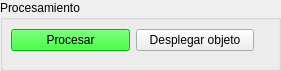
  <widget class="QGroupBox" name="groupBox_2">
   <property name="geometry">
    <rect>
     <x>440</x>
     <y>200</y>
     <width>281</width>
     <height>71</height>
    </rect>
   </property>
   <property name="title">
    <string>Procesamiento</string>
   </property>
   <widget class="QWidget" name="layoutWidget">
    <property name="geometry">
     <rect>
      <x>11</x>
      <y>20</y>
      <width>243</width>
      <height>40</height>
     </rect>
    </property>
    <layout class="QHBoxLayout" name="horizontalLayout">
     <item>
      <widget class="QPushButton" name="Procesar">
       <property name="palette">
        <palette>
         <active>
          <colorrole role="WindowText">
           <brush brushstyle="SolidPattern">
            <color alpha="255">
             <red>0</red>
             <green>0</green>
             <blue>0</blue>
            </color>
           </brush>
          </colorrole>
          <colorrole role="Button">
           <brush brushstyle="SolidPattern">
            <color alpha="255">
             <red>0</red>
             <green>255</green>
             <blue>0</blue>
            </color>
           </brush>
          </colorrole>
          <colorrole role="Light">
           <brush brushstyle="SolidPattern">
            <color alpha="255">
             <red>127</red>
             <green>255</green>
             <blue>127</blue>
            </color>
           </brush>
          </colorrole>
          <colorrole role="Midlight">
           <brush brushstyle="SolidPattern">
            <color alpha="255">
             <red>63</red>
             <green>255</green>
             <blue>63</blue>
            </color>
           </brush>
          </colorrole>
          <colorrole role="Dark">
           <brush brushstyle="SolidPattern">
            <color alpha="255">
             <red>0</red>
             <green>127</green>
             <blue>0</blue>
            </color>
           </brush>
          </colorrole>
          <colorrole role="Mid">
           <brush brushstyle="SolidPattern">
            <color alpha="255">
             <red>0</red>
             <green>170</green>
             <blue>0</blue>
            </color>
           </brush>
          </colorrole>
          <colorrole role="Text">
           <brush brushstyle="SolidPattern">
            <color alpha="255">
             <red>0</red>
             <green>0</green>
             <blue>0</blue>
            </color>
           </brush>
          </colorrole>
          <colorrole role="BrightText">
           <brush brushstyle="SolidPattern">
            <color alpha="255">
             <red>255</red>
             <green>255</green>
             <blue>255</blue>
            </color>
           </brush>
          </colorrole>
          <colorrole role="ButtonText">
           <brush brushstyle="SolidPattern">
            <color alpha="255">
             <red>0</red>
             <green>0</green>
             <blue>0</blue>
            </color>
           </brush>
          </colorrole>
          <colorrole role="Base">
           <brush brushstyle="SolidPattern">
            <color alpha="255">
             <red>255</red>
             <green>255</green>
             <blue>255</blue>
            </color>
           </brush>
          </colorrole>
          <colorrole role="Window">
           <brush brushstyle="SolidPattern">
            <color alpha="255">
             <red>0</red>
             <green>255</green>
             <blue>0</blue>
            </color>
           </brush>
          </colorrole>
          <colorrole role="Shadow">
           <brush brushstyle="SolidPattern">
            <color alpha="255">
             <red>0</red>
             <green>0</green>
             <blue>0</blue>
            </color>
           </brush>
          </colorrole>
          <colorrole role="AlternateBase">
           <brush brushstyle="SolidPattern">
            <color alpha="255">
             <red>127</red>
             <green>255</green>
             <blue>127</blue>
            </color>
           </brush>
          </colorrole>
          <colorrole role="ToolTipBase">
           <brush brushstyle="SolidPattern">
            <color alpha="255">
             <red>255</red>
             <green>255</green>
             <blue>220</blue>
            </color>
           </brush>
          </colorrole>
          <colorrole role="ToolTipText">
           <brush brushstyle="SolidPattern">
            <color alpha="255">
             <red>0</red>
             <green>0</green>
             <blue>0</blue>
            </color>
           </brush>
          </colorrole>
         </active>
         <inactive>
          <colorrole role="WindowText">
           <brush brushstyle="SolidPattern">
            <color alpha="255">
             <red>0</red>
             <green>0</green>
             <blue>0</blue>
            </color>
           </brush>
          </colorrole>
          <colorrole role="Button">
           <brush brushstyle="SolidPattern">
            <color alpha="255">
             <red>0</red>
             <green>255</green>
             <blue>0</blue>
            </color>
           </brush>
          </colorrole>
          <colorrole role="Light">
           <brush brushstyle="SolidPattern">
            <color alpha="255">
             <red>127</red>
             <green>255</green>
             <blue>127</blue>
            </color>
           </brush>
          </colorrole>
          <colorrole role="Midlight">
           <brush brushstyle="SolidPattern">
            <color alpha="255">
             <red>63</red>
             <green>255</green>
             <blue>63</blue>
            </color>
           </brush>
          </colorrole>
          <colorrole role="Dark">
           <brush brushstyle="SolidPattern">
            <color alpha="255">
             <red>0</red>
             <green>127</green>
             <blue>0</blue>
            </color>
           </brush>
          </colorrole>
          <colorrole role="Mid">
           <brush brushstyle="SolidPattern">
            <color alpha="255">
             <red>0</red>
             <green>170</green>
             <blue>0</blue>
            </color>
           </brush>
          </colorrole>
          <colorrole role="Text">
           <brush brushstyle="SolidPattern">
            <color alpha="255">
             <red>0</red>
             <green>0</green>
             <blue>0</blue>
            </color>
           </brush>
          </colorrole>
          <colorrole role="BrightText">
           <brush brushstyle="SolidPattern">
            <color alpha="255">
             <red>255</red>
             <green>255</green>
             <blue>255</blue>
            </color>
           </brush>
          </colorrole>
          <colorrole role="ButtonText">
           <brush brushstyle="SolidPattern">
            <color alpha="255">
             <red>0</red>
             <green>0</green>
             <blue>0</blue>
            </color>
           </brush>
          </colorrole>
          <colorrole role="Base">
           <brush brushstyle="SolidPattern">
            <color alpha="255">
             <red>255</red>
             <green>255</green>
             <blue>255</blue>
            </color>
           </brush>
          </colorrole>
          <colorrole role="Window">
           <brush brushstyle="SolidPattern">
            <color alpha="255">
             <red>0</red>
             <green>255</green>
             <blue>0</blue>
            </color>
           </brush>
          </colorrole>
          <colorrole role="Shadow">
           <brush brushstyle="SolidPattern">
            <color alpha="255">
             <red>0</red>
             <green>0</green>
             <blue>0</blue>
            </color>
           </brush>
          </colorrole>
          <colorrole role="AlternateBase">
           <brush brushstyle="SolidPattern">
            <color alpha="255">
             <red>127</red>
             <green>255</green>
             <blue>127</blue>
            </color>
           </brush>
          </colorrole>
          <colorrole role="ToolTipBase">
           <brush brushstyle="SolidPattern">
            <color alpha="255">
             <red>255</red>
             <green>255</green>
             <blue>220</blue>
            </color>
           </brush>
          </colorrole>
          <colorrole role="ToolTipText">
           <brush brushstyle="SolidPattern">
            <color alpha="255">
             <red>0</red>
             <green>0</green>
             <blue>0</blue>
            </color>
           </brush>
          </colorrole>
         </inactive>
         <disabled>
          <colorrole role="WindowText">
           <brush brushstyle="SolidPattern">
            <color alpha="255">
             <red>0</red>
             <green>127</green>
             <blue>0</blue>
            </color>
           </brush>
          </colorrole>
          <colorrole role="Button">
           <brush brushstyle="SolidPattern">
            <color alpha="255">
             <red>0</red>
             <green>255</green>
             <blue>0</blue>
            </color>
           </brush>
          </colorrole>
          <colorrole role="Light">
           <brush brushstyle="SolidPattern">
            <color alpha="255">
             <red>127</red>
             <green>255</green>
             <blue>127</blue>
            </color>
           </brush>
          </colorrole>
          <colorrole role="Midlight">
           <brush brushstyle="SolidPattern">
            <color alpha="255">
             <red>63</red>
             <green>255</green>
             <blue>63</blue>
            </color>
           </brush>
          </colorrole>
          <colorrole role="Dark">
           <brush brushstyle="SolidPattern">
            <color alpha="255">
             <red>0</red>
             <green>127</green>
             <blue>0</blue>
            </color>
           </brush>
          </colorrole>
          <colorrole role="Mid">
           <brush brushstyle="SolidPattern">
            <color alpha="255">
             <red>0</red>
             <green>170</green>
             <blue>0</blue>
            </color>
           </brush>
          </colorrole>
          <colorrole role="Text">
           <brush brushstyle="SolidPattern">
            <color alpha="255">
             <red>0</red>
             <green>127</green>
             <blue>0</blue>
            </color>
           </brush>
          </colorrole>
          <colorrole role="BrightText">
           <brush brushstyle="SolidPattern">
            <color alpha="255">
             <red>255</red>
             <green>255</green>
             <blue>255</blue>
            </color>
           </brush>
          </colorrole>
          <colorrole role="ButtonText">
           <brush brushstyle="SolidPattern">
            <color alpha="255">
             <red>0</red>
             <green>127</green>
             <blue>0</blue>
            </color>
           </brush>
          </colorrole>
          <colorrole role="Base">
           <brush brushstyle="SolidPattern">
            <color alpha="255">
             <red>0</red>
             <green>255</green>
             <blue>0</blue>
            </color>
           </brush>
          </colorrole>
          <colorrole role="Window">
           <brush brushstyle="SolidPattern">
            <color alpha="255">
             <red>0</red>
             <green>255</green>
             <blue>0</blue>
            </color>
           </brush>
          </colorrole>
          <colorrole role="Shadow">
           <brush brushstyle="SolidPattern">
            <color alpha="255">
             <red>0</red>
             <green>0</green>
             <blue>0</blue>
            </color>
           </brush>
          </colorrole>
          <colorrole role="AlternateBase">
           <brush brushstyle="SolidPattern">
            <color alpha="255">
             <red>0</red>
             <green>255</green>
             <blue>0</blue>
            </color>
           </brush>
          </colorrole>
          <colorrole role="ToolTipBase">
           <brush brushstyle="SolidPattern">
            <color alpha="255">
             <red>255</red>
             <green>255</green>
             <blue>220</blue>
            </color>
           </brush>
          </colorrole>
          <colorrole role="ToolTipText">
           <brush brushstyle="SolidPattern">
            <color alpha="255">
             <red>0</red>
             <green>0</green>
             <blue>0</blue>
            </color>
           </brush>
          </colorrole>
         </disabled>
        </palette>
       </property>
       <property name="text">
        <string>Procesar</string>
       </property>
       <property name="icon">
        <iconset>
         <normaloff>../../../Pictures/engrane.jpg</normaloff>../../../Pictures/engrane.jpg</iconset>
       </property>
       <property name="iconSize">
        <size>
         <width>40</width>
         <height>30</height>
        </size>
       </property>
      </widget>
     </item>
     <item>
      <widget class="QPushButton" name="Display">
       <property name="text">
        <string>Desplegar objeto</string>
       </property>
       <property name="icon">
        <iconset>
         <normaloff>../../../Pictures/fft4.jpg</normaloff>../../../Pictures/fft4.jpg</iconset>
       </property>
       <property name="iconSize">
        <size>
         <width>40</width>
         <height>30</height>
        </size>
       </property>
      </widget>
     </item>
    </layout>
   </widget>
  </widget>
